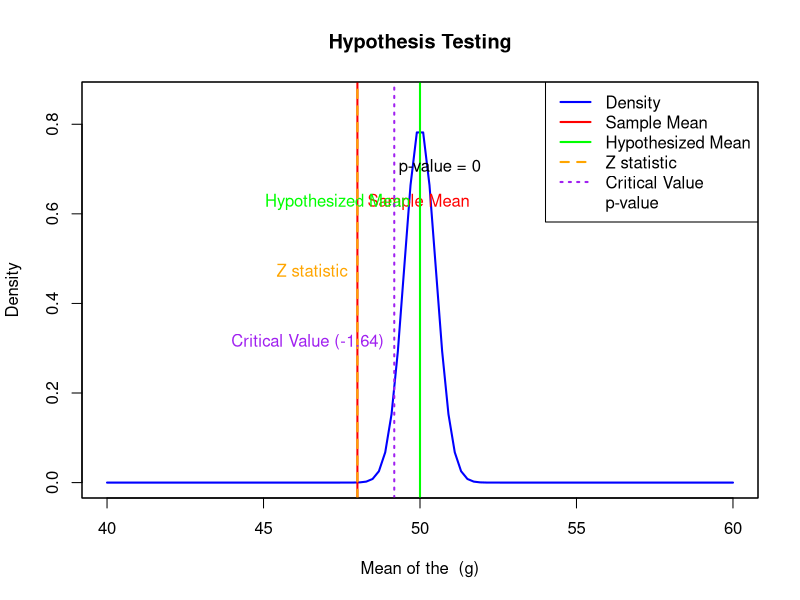

Reproduce this figure in R.
# 简单写一下STA2002 Chapter 1-5 的内容
# 还没学会怎么用LaTex，所以就直接在R里面写了

# Chapter 1


# Chapter 2


# Chapter 3


# Chapter 4: Point Estimators 点估计
# 这一章具体来说讲解了两个内容：点估计的两种常用方法 -- 最大似然估计和矩估计
  # 也就是Maximum Likelihood Estimation (MLE) 和 Method of Moments Estimation (MOM)
  # 先从Maximum Likelihood Estimation (MLE)开始

# 1. Maximum Likelihood Estimation (MLE)
# 1.1 似然函数 -- Likelihood Function
  # 假设存在一个总体分布，我们不知道这个分布的具体形式，但是我们有一些样本数据，
  # 我们可以通过这些样本数据来估计这个总体分布的参数
  # 似然函数就是用来描述这个样本数据在不同参数下出现的概率
  # 我们用大写的L表示似然函数，用θ表示总体分布的参数，用x表示样本数据
  # 似然函数的定义：L(θ) = f(x1, x2, ..., xn | θ)
  # 其中，θ是总体分布的参数，x1, x2, ..., xn是样本数据
  # 似然函数的值越大，说明这个参数越有可能是真实的参数
  # 似然函数的值越小，说明这个参数越不可能是真实的参数

# 1.2 似然函数的对数 -- Log-Likelihood Function
  # 似然函数的值通常非常小，为了方便计算，我们通常会对似然函数取对数
  # 对似然函数取对数之后，我们就可以将似然函数的乘法转化为对数的加法
  # 我们就可以将似然函数的值从很小的小数转化为一个更容易理解的数值
  # 从而可以更容易地计算似然函数的导数，从而找到似然函数的最大值

  # 我们用小写的l表示似然函数的对数，用θ表示总体分布的参数，用x表示样本数据
  # 似然函数的对数的定义：l(θ) = log(L(θ)) = log(f(x1, x2, ..., xn | θ))
  # 其中，θ是总体分布的参数，x1, x2, ..., xn是样本数据
  # 此处的log一般是以e为底的自然对数，也就是ln

# 1.3 最大似然估计 -- Maximum Likelihood Estimation (MLE)
  # 最大似然估计是一种常用的参数估计方法
  # 最大似然估计的思想是：在所有可能的参数值中，选择使得似然函数取最大值的参数作为估计值
  # 也就是说，我们要找到一个参数值，使得这个参数值下的似然函数的值最大
  # 
  # 我们使用似然函数的对数来进行最大似然估计
  # 我们对似然函数的对数求一阶导，然后令导数等于0，继续求出二阶导并判断正负号
  # （这是MAT3007及最优化optimization里面的内容）
  # 解方程，就可以得到最大似然估计值
  # 解出来的θ就是最大似然估计值

# 1.4 例子
  # 举一个简单的例子，假设我们有一个二项分布的样本数据，我们要估计这个二项分布的参数
  # 二项分布的概率质量函数是：f(x | n, p) = C(n, x) * p^x * (1-p)^(n-x)
  # 其中，n是试验次数，x是成功次数，p是成功的概率
  # 我们有一组样本数据x1, x2, ..., xn，我们要估计这个二项分布的参数n和p
  # 我们可以使用最大似然估计来估计这个二项分布的参数n和p
  # 我们可以写出似然函数L(n, p) = f(x1, x2, ..., xn | n, p)
  # 我们可以写出似然函数的对数l(n, p) = log(L(n, p))
  # 我们对似然函数的对数求一阶导，然后令导数等于0，继续求出二阶导并判断正负号
  # 解方程，就可以得到最大似然估计值
  # 解出来的n和p就是最大似然估计值
  
# 2 矩估计 -- Method of Moments Estimation (MOM)
  # 矩估计是另一种常用的参数估计方法
  # 矩估计的思想是：使用样本矩来估计总体矩，然后使用总体矩来估计总体参数
  # 矩估计的步骤是：首先计算样本矩，然后计算总体矩，最后使用总体矩来估计总体参数
  # 
  # 矩估计的步骤：
  # 1. 计算样本矩：样本矩是样本数据的函数，用来估计总体矩
  # 2. 计算总体矩：总体矩是总体分布的函数，用来估计总体参数
  # 3. 使用总体矩来估计总体参数：将总体矩的函数与总体参数的函数相等，解方程，得到总体参数的估计值 

# 2.1 例子
  # 举一个简单的例子，假设我们有一个正态分布的样本数据，我们要估计这个正态分布的参数
  # 正态分布的概率密度函数是：f(x | μ, σ) = 1 / (σ * sqrt(2 * π)) * exp(-(x - μ)^2 / (2 * σ^2))
  # 其中，μ是均值，σ是标准差
  # 我们有一组样本数据x1, x2, ..., xn，我们要估计这个正态分布的参数μ和σ
  # 我们可以使用矩估计来估计这个正态分布的参数μ和σ
  # 我们可以写出样本矩和总体矩的表达式
  # 我们可以将样本矩的表达式与总体矩的表达式相等，解方程，得到总体参数的估计值
  # 解出来的μ和σ就是矩估计值
  
# 假设检验：你需要的一切

# 0.0 前置知识
# 在学习假设检验之前，我们需要掌握一些前置知识
# 你应该具备以下知识：
# 1. 概率论和数理统计的基本知识
# 2. 几种常见的概率分布，例如正态分布、二项分布、泊松分布等
# 3. 重要的分布比如t分布、F分布、卡方分布等

# 1.1 - 为什么我们需要假设检验？
# 假设存在这么一个问题：一个药企宣称一天需要最少服用50克药品才能发挥药效
# 我们好奇这个药企的说法是否正确，于是我们进行了一个实验，我们随机抽取了服用了这个药品且药效发作了的100个人，让他们服用这个药品
# 我们发现，这100个人服用这个药品的平均剂量是48克，标准差是5克，这是明显低于药企宣称的50克
# 我们想知道，这个药企的说法是否正确，也就是说，这个药企的说法是否有统计学意义
# 这就是假设检验的一个例子，我们通过假设检验来判断一个假设是否成立

# 1.2 - 假设检验的基本思想
# 假设检验的基本思想是：我们假设一个原假设（H0），然后根据样本数据来判断这个原假设是否成立
# 一般来说，原假设是我们想要证伪的假设，也就是我们想要判断是否成立的假设
# 在上述的例子中，原假设是药企的说法正确，也就是服用50克药品才能发挥药效，如果原假设不成立，我们就有理由相信药企的说法不正确
# 同时，我们不能将所有服用这款药品的人的数据统计起来，我们只能抽样并且根据样本数据来判断这个原假设是否成立
# 假设检验的结果有两种可能：接受原假设（H0）或者拒绝原假设（H0），二者互为对立

# 1.3 - 假设检验的基本步骤
# 假设检验的基本步骤如下：
# 1. 确定原假设 Null Hypothesis（H0）和备择假设 Alternative Hypothesis（H1）
# 2. 选择显著性水平（α）
# 3. 根据样本数据计算检验统计量
# 4. 根据检验统计量和显著性水平（α）判断是否拒绝原假设（H0）
# 5. 得出结论，接受或者拒绝原假设（H0），Reject or Failed to Reject H0

# 1.4 - 假设检验的类型
# 假设检验可以分为两种类型：参数假设检验和非参数假设检验
# 参数假设检验是指对总体参数进行假设检验，例如总体均值、总体方差等
# 非参数假设检验是指对总体分布进行假设检验，例如总体服从正态分布、总体服从均匀分布等

# 1.5 - 假设检验的常见问题
# 假设检验的常见问题包括：单样本均值检验、双样本均值检验、方差检验、卡方检验、t检验等
# 单样本均值检验是指对一个总体均值进行假设检验
# 双样本均值检验是指对两个总体均值进行假设检验
# 方差检验是指对一个总体方差进行假设检验
# 卡方检验是指对一个总体分布进行假设检验
# t检验是指对一个总体均值进行假设检验，但是总体方差未知

# 我们直接通过改变已知变量来分类讨论
# 1.6 - 假设检验的显著性水平
# 显著性水平（α）是指在假设检验中，拒绝原假设的概率
# 通常情况下，显著性水平（α）的取值为0.05，也就是5%
# 也就是说，如果我们的显著性水平（α）取值为0.05，那么我们拒绝原假设的概率为5%
# 如果我们的显著性水平（α）取值为0.01，那么我们拒绝原假设的概率为1%
# 显著性水平（α）的取值可以根据具体情况进行调整

# 1.7 - 假设检验的检验统计量
# 假设检验的检验统计量是用来判断原假设是否成立的一个统计量
# 假设检验的检验统计量的选择取决于原假设和备择假设的具体形式
# 假设检验的检验统计量通常是一个标准化的统计量，例如t统计量、z统计量、F统计量、卡方统计量等
# 假设检验的检验统计量的计算方法可以根据具体情况进行调整

# 2.0 - 假设检验中的参数
# 在假设检验中，我们需要确定一些参数，这些参数包括：
# 1. 样本数量 Sample Size（n）
# 2. 样本均值 Sample Mean（X_bar）
# 3. 样本标准差 Sample Standard Deviation（s）
# 4. 总体均值 Population Mean（μ）
# 5. 总体标准差 Population Standard Deviation（σ）
# 6. 显著性水平 Significance Level（α）
# 7. 双尾检验或单尾检验 Two-Tailed Test or One-Tailed Test
# 上面前五五个参数决定了我们应该采用什么样的检验统计量，也就是使用什么分布，而后两个参数决定了拒绝域的大小

# 2.1 - Inference on the Mean of a Normal Population with Known Variance 即是 Z检验
# 在假设检验中，我们经常需要对一个正态总体的均值进行假设检验
# 如果总体的方差已知，我们可以使用Z检验来对总体的均值进行假设检验
# Z检验的基本思想是：我们根据样本数据计算出一个Z统计量，然后根据Z统计量和显著性水平（α）来判断原假设是否成立
# Z检验的步骤如下：
# 1. 确定原假设（H0）和备择假设（H1）
# 2. 选择显著性水平（α）
# 3. 根据样本数据计算Z统计量
# 4. 根据Z统计量和显著性水平（α）判断是否拒绝原假设（H0）
# 5. 得出结论，接受或者拒绝原假设（H0）

# Zn = (X_bar - μ) / (σ / sqrt(n)) ~ N(0, 1)

# eg. 一个药企宣称一天需要最少服用50克药品才能发挥药效
# 我们好奇这个药企的说法是否正确，于是我们进行了一个实验，我们随机抽取了服用了这个药品且药效发作了的100个人，让他们服用这个药品
# 我们发现，这100个人服用这个药品的平均剂量是48克，标准差是5克，这是明显低于药企宣称的50克
# 我们想知道，这个药企的说法是否正确，也就是说，这个药企的说法是否有统计学意义
# 这就是假设检验的一个例子，我们通过假设检验来判断一个假设是否成立
# 我们可以使用Z检验来对这个问题进行假设检验
# 原假设（H0）：μ = 50
# 备择假设（H1）：μ < 50
# 显著性水平（α）：0.05
# 根据样本数据计算Z统计量：Z = (48 - 50) / (5 / sqrt(100)) = -4
# 根据Z统计量和显著性水平（α）判断是否拒绝原假设（H0）
# Z = -4 < -1.645，拒绝原假设（H0）
# 得出结论，拒绝原假设（H0），也就是说，这个药企的说法不正确
# 我们可以使用R语言进行实现
# 代码如下：

  # 假设药企宣称的最小服用剂量为50克
  mu_0 <- 50
  
  # 生成一百个样本数据
  set.seed(123)  # 设置种子以保证结果的可重复性
  data <- rnorm(100, mean = 48, sd = 5)
    # rnorm(n, mean, sd)函数用于生成服从正态分布的随机数
    # n表示生成的随机数的个数, mean表示生成的随机数的均值, sd表示生成的随机数的标准差
  
  # 输出生成的数据、均值和标准差
  cat("生成的数据:", data, "\n")
  cat("生成数据的均值:", mean(data), "\n")
  cat("生成数据的标准差:", sd(data), "\n")
  
  # 样本均值和标准差
  sample_mean <- 48
  sample_sd <- 5
  
  # 样本容量
  n <- length(data)
  
  # 计算Z统计量
  Z <- (sample_mean - mu_0) / (sample_sd / sqrt(n))
  
  # 计算p值
  p_value <- pnorm(Z)
    # pnorm(q)函数用于计算标准正态分布的累积分布函数值即cdf
    # q表示计算累积分布函数值的点
  
  # 显著性水平
  alpha <- 0.05
  
  # 绘制正态分布曲线
  x <- seq(40, 60, length.out = 100)
  y <- dnorm(x, mean = mu_0, sd = sample_sd/sqrt(n))
    # dnorm(x, mean, sd)函数用于计算正态分布的概率密度函数值即pdf
    # x表示计算概率密度函数值的点, mean表示正态分布的均值, sd表示正态分布的标准差
  
  plot(x, y, type = "l", lwd = 2, col = "blue", ylim = c(0, max(y) * 1.1),
       main = "Hypothesis Testing", xlab = "Mean of the  (g)", ylab = "Density")
    # plot函数用于绘制图形
    # type = "l"表示绘制折线图, lwd = 2表示折线的宽度, col = "blue"表示折线的颜色
    # ylim = c(0, max(y) * 1.1)表示y轴的范围
    # main = "Hypothesis Testing"表示图的标题, xlab = "Mean of the  (g)"表示x轴的标签, ylab = "Density"表示y轴的标签
  
  # 标记样本均值
  abline(v = sample_mean, col = "red", lwd = 2)
  text(sample_mean, max(y) * 0.8, "Sample Mean", pos = 4, col = "red")
    # abline函数用于绘制垂直线
    # 标准形式是abline(v = v, col = col, lwd = lwd)
    # v表示垂直线的位置, col表示垂直线的颜色, lwd表示垂直线的宽度
  
    # text函数用于在图中添加文本
    # 标准形式是text(x, y, labels, pos, col)
    # x表示文本的x坐标, y表示文本的y坐标, labels表示文本的内容, pos表示文本的位置, col表示文本的颜色
    # 在这里，我们在样本均值的位置添加了一个文本
    # 具体来说，我们在样本均值的位置添加了一个文本，内容为"Sample Mean"，位置为4，颜色为红色
    # max(y) * 0.8表示文本的y坐标
    # pos = 4表示文本在样本均值的右上方
    # pos还可以取1, 2, 3, 4，分别表示右下方、左下方、左上方、右上方
    # col = "red"表示文本的颜色为红色
  
  # 标记假设的剂量
  abline(v = mu_0, col = "green", lwd = 2)
  text(mu_0, max(y) * 0.8, "Hypothesized Mean", pos = 2, col = "green")
  
  # 标记检验统计量Z
  abline(v = mu_0 + Z * (sample_sd / sqrt(n)), col = "orange", lwd = 2, lty = 2)
  text(mu_0 + Z * (sample_sd / sqrt(n)), max(y) * 0.6, "Z statistic", pos = 2, col = "orange")
  
  # 标记拒绝域
  critical_value <- qnorm(alpha)
  abline(v = mu_0 + critical_value * (sample_sd / sqrt(n)), col = "purple", lwd = 2, lty = 3)
  text(mu_0 + critical_value * (sample_sd / sqrt(n)), max(y) * 0.4, paste("Critical Value (", round(critical_value, 2), ")", sep = ""), pos = 2, col = "purple")
  
  # 添加p值
  text(mu_0 - 1, max(y) * 0.9, paste("p-value =", round(p_value, 4)), pos = 4)
  
  # 添加说明
  legend("topright", legend = c("Density", "Sample Mean", "Hypothesized Mean", "Z statistic", "Critical Value", "p-value"),
         col = c("blue", "red", "green", "orange", "purple", "black"), lty = c(1, 1, 1, 2, 3, NA), lwd = c(2, 2, 2, 2, 2, NA))
    # legend函数用于添加图例
    # 标准形式是legend(x, y, legend, col, lty, lwd)
    # x表示图例的x坐标, y表示图例的y坐标, legend表示图例的内容, col表示图例的颜色, lty表示图例的线型, lwd表示图例的宽度
    # 在这里，我们在右上角添加了一个图例
    # 具体来说，我们在右上角添加了一个图例，内容为"Density", "Sample Mean", "Hypothesized Mean", "Z statistic", "Critical Value", "p-value"
    # 颜色分别为蓝色、红色、绿色、橙色、紫色、黑色
    # 线型分别为实线、实线、实线、虚线、虚线、NA
    # 线型有1、2、3、4、5、6、7，分别表示实线、虚线、点线、点划线、点点线、点点划线、无线型
    # 宽度分别为2、2、2、2、2、NA
  
  # 显示图例
  box()





  